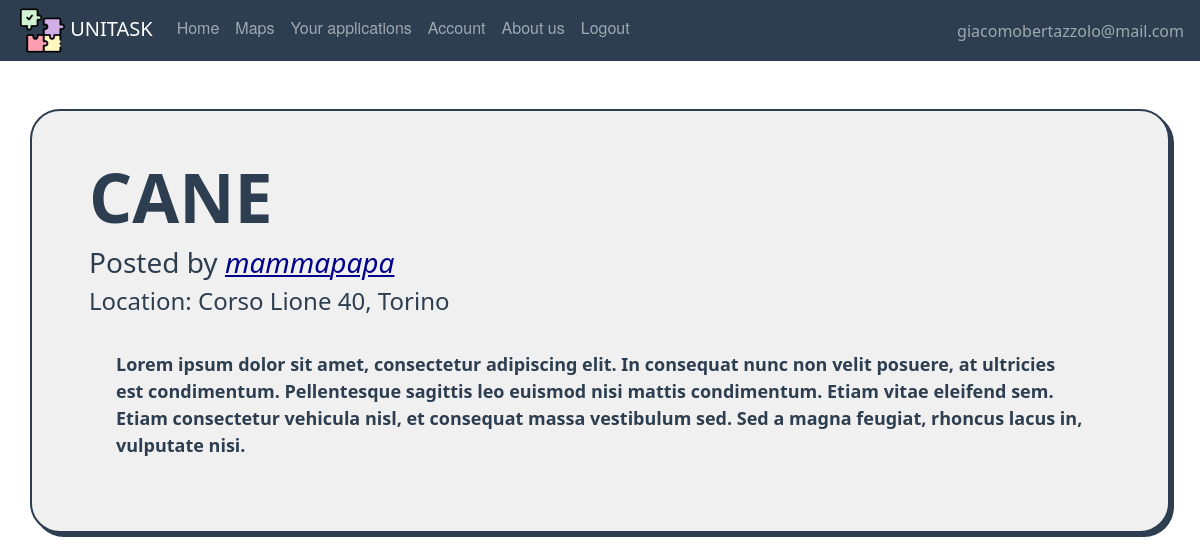
Page /task/1 (signed in) on the committed database.
### website/models.py (models this page shows, shortened)
class User(db.Model, UserMixin):
    id = db.Column(db.Integer, primary_key=True)
    email = db.Column(db.String(150), unique=True)
    password = db.Column(db.String(150))
    first_name = db.Column(db.String(150))
    surname = db.Column(db.String(150))
    description = db.Column(db.String(200))
    type = db.Column(db.String(20))
    reviewsposted = db.relationship('Review', foreign_keys='Review.id_reviewer',
                                    backref='author')
    reviewsreceived = db.relationship('Review', foreign_keys='Review.id_reviewed',
                                      backref='received')
    __mapper_args__ = {
        'polymorphic_on': type,
        'polymorphic_identity': 'user',
    }

class Offer(db.Model, UserMixin):
    id = db.Column(db.Integer, primary_key=True)
    title = db.Column(db.String(150))
    description = db.Column(db.String(150))
    address = db.Column(db.String(150))
    placeId = db.Column(db.String(150))
    amount = db.Column(db.Integer)
    lat = db.Column(db.Float)
    lng = db.Column(db.Float)
    date = db.Column(db.DateTime(timezone=True), default=func.now())
    dateexpire = db.Column(db.DateTime(timezone=True), default=func.now())
    isAss = db.Column(db.Boolean, default=False)
    date_task = db.Column(db.DateTime(timezone=True))
    id_adult = db.Column(db.Integer, db.ForeignKey('adult.id'))
    scelta = db.Column(db.Integer, db.ForeignKey('student.id'))
    isPerf = db.Column(db.Boolean, default=False)
    rece = db.relationship('Review', backref='recensione')
    isClosed = db.Column(db.Boolean, default=False)

### website/user/routes.py (the view)
@users.route('/task/<task_id>', methods=['GET', 'POST'])
@login_required
def task(task_id):
    if current_user.type == 'student':
        t = Offer.query.filter(Offer.id == task_id).first()
        btn = True
        if current_user in t.applicants:
            btn = False
        return render_template("Student/task.html", user=current_user, taskscelta=t, btn=btn)
    else:
        t = Offer.query.filter(Offer.id == task_id).first()
        return render_template("adult/chooseStud.html", user=current_user, taskscelta=t)

### website/templates/student/task.html (shortened to what this page needs)
{% extends "base.html" %}
{% block content%}
    <div class="container task-container">
        <div class="row task-row">
            <div class="col-12">
                <h1 align="left" class="task-title">{{ taskscelta.title }}</h1>
                <h3>Posted by <span class="task-owner"><a style="color:darkblue" href="{{ url_for('views.showreviews', user_id=taskscelta.id_adult, task_id='0') }}">{{ taskscelta.poster.first_name }}{{ taskscelta.poster.surname }}</a></span></h3>
                <h4>Location: {{ taskscelta.address }}, Torino</h4>
                <div class="task-description">
                    {{ taskscelta.description}}
                </div>
            </div>
        </div>
    </div>
{% endblock %}

### website/templates/base.html (shortened to what this page needs)
<!DOCTYPE html>
<html lang="">
  <head>
      <link href="/static/css/style.css" rel="stylesheet">
      <link href="https://cdn.jsdelivr.net/npm/bootstrap@5.0.2/dist/css/bootstrap.min.css" rel="stylesheet">
  </head>
  <body>
  <nav class="navbar fixed-top navbar-expand-lg navbar-dark">
    <ul class="navbar-nav mr-auto">
    <li>
    <a style="padding-left:1em;" class="navbar-brand" href="#">
        <img src="/static/images/pic/puzzle.png" width="45" height="45"/>
        UNITASK
    </a></li>
            {% if user.is_authenticated %}
                {% if user.type=='adult' %}
                    <li class="nav-item"><a class="nav-link" id="home" href="/">Home</a></li>
                    <li class="nav-item"><a class="nav-link" id="posttask" href="{{ url_for('adults.posttask') }}">Post a Task</a></li>
                    <li class="nav-item"><a class="nav-link" id="offer" href="{{ url_for('adults.taskpending') }}">Task Pending</a></li>
                    <li class="nav-item"><a class="nav-link" id="account" href="{{ url_for('users.account') }}">Account</a></li>
                    <li class="nav-item"><a class="nav-link" id="aboutus" href="{{ url_for('users.about_us') }}">About us</a></li>
                    <li class="nav-item"><a class="nav-link" id="logout" href="{{ url_for('auth.logout') }}">Logout</a></li>
                    {% elif user.type=='student' %}
                    <li class="nav-item"><a class="nav-link" id="offer" href="{{ url_for('students.offer') }}">Home</a></li>
                    <li class="nav-item"><a class="nav-link" id="maps" href="{{ url_for('students.maps') }}">Maps</a>
                    <li class="nav-item"><a class="nav-link" id="applications" href="{{ url_for('students.listapplications') }}">Your applications</a></li>
                    <li class="nav-item"><a class="nav-link" id="account" href="{{ url_for('users.account') }}">Account</a></li>
                    <li class="nav-item"><a class="nav-link" id="aboutus" href="{{ url_for('users.about_us') }}">About us</a></li>
                    <li class="nav-item"><a class="nav-link" id="logout" href="{{ url_for('auth.logout') }}">Logout</a></li>
                    {% endif %}
                </ul>
                <ul class="navbar-nav ms-auto">
                <li class="nav-item">
                    <span style="padding-right:1em;" class="navbar-text d-flex justify-content-end">
                     {{ user.email}}
                       </span>
                </li>
                </ul>
            {% endif %}
</nav>
    {% block content %}
    {% endblock %}
  </body>
</html>

### website/static/css/style.css (style rules this page uses)
body { padding-top:4em; }
.navbar { list-style-type: none; margin: 0; padding: 0; overflow: hidden; background-color: #2c3e50; }
.nav-link { display: block; color: white; text-align: center; padding: 14px 16px; text-decoration: none; font-family: "Helvetica Neue", Helvetica, Arial, sans-serif; }
.task-row { padding: 2.5em; }
.task-container { margin:2.5em; background-color: #f0f0f0; border: 2px solid #2c3e50; border-radius: 30px; box-shadow: #2c3e50 4px 4px 0 0; color: #2c3e50; font-weight: 600; font-size: 18px; padding: 0 18px; text-decoration: none; user-select: none; -webkit-user-select: none; touch-action: manipulation; }
.task-owner { font-style: italic; }
.task-title { font-size:68px; text-transform: uppercase; font-weight: bold; }
.task-description { padding:1.5em; }

### rows in the picture
User: email "giacomobertazzolo@mail.com"
Offer: title "CANE", address "Corso Lione 40", description "Lorem ipsum dolor sit amet, consectetur adipiscing elit. In consequat nunc non velit posuere, at ultricies est condimentum. Pellentesque sagittis leo euismod nisi mattis condimentum. Etiam vitae eleifend sem. Etiam consectetur vehicula nisl, et consequat massa vestibulum sed. Sed a magna feugiat, rhoncus lacus in, vulputate nisi."
User: poster.first_name "mamma", poster.surname "papa"
